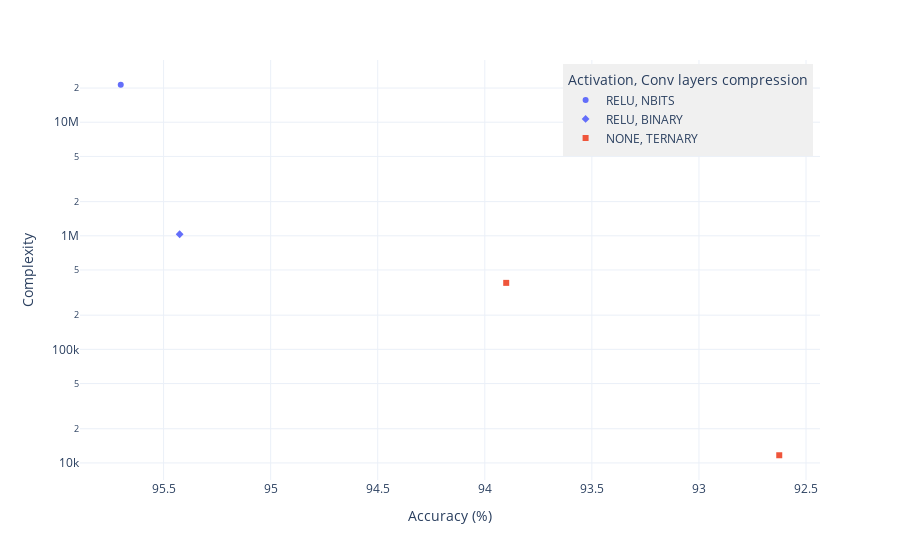

Write notebook code for a chart like this one.
### Code cell
cnn_reports = [
    (
        "../../reports/mini-mnist-v3",
        "Population of architectures for mini MNIST dataset",
        MiniMNISTDataset,
    ),
    (
        "../../reports/mini-cifar10",
        "Population of architectures for mini CIFAR10 dataset",
        MiniCIFAR10Dataset,
    ),
]
for report in cnn_reports:
    try:
        fig = plot_cnn_report(report[0], report[2], store=True, log_y=True)
        fig.show()
    except Exception as e:
        print(f"Error processing report {report[1]}: {e}")
        continue

### Figure 1 — Plotly figure (JSON) as saved in the notebook; plotly's stock layout.template omitted (floating-point values rounded to 4 significant figures)
{"data": [{"hovertemplate": "Activation=RELU<br>Conv layers compression=NBITS<br>Accuracy (%)=%{x}<br>Complexity=%{y}<extra></extra>", "legendgroup": "RELU, NBITS", "marker": {"color": "#636efa", "symbol": "circle"}, "mode": "markers", "name": "RELU, NBITS", "orientation": "v", "showlegend": true, "type": "scatter", "x": [95.7], "xaxis": "x", "y": [21380000.0], "yaxis": "y"}, {"hovertemplate": "Activation=RELU<br>Conv layers compression=BINARY<br>Accuracy (%)=%{x}<br>Complexity=%{y}<extra></extra>", "legendgroup": "RELU, BINARY", "marker": {"color": "#636efa", "symbol": "diamond"}, "mode": "markers", "name": "RELU, BINARY", "orientation": "v", "showlegend": true, "type": "scatter", "x": [95.42], "xaxis": "x", "y": [1032000.0], "yaxis": "y"}, {"hovertemplate": "Activation=NONE<br>Conv layers compression=TERNARY<br>Accuracy (%)=%{x}<br>Complexity=%{y}<extra></extra>", "legendgroup": "NONE, TERNARY", "marker": {"color": "#EF553B", "symbol": "square"}, "mode": "markers", "name": "NONE, TERNARY", "orientation": "v", "showlegend": true, "type": "scatter", "x": [92.62, 93.9], "xaxis": "x", "y": [11680.0, 385000.0], "yaxis": "y"}], "layout": {"legend": {"bgcolor": "rgba(240, 240, 240, 1)", "bordercolor": "rgba(240, 240, 240, 1)", "borderwidth": 3, "title": {"text": "Activation, Conv layers compression"}, "tracegroupgap": 0, "x": 0.99, "xanchor": "right", "y": 0.99, "yanchor": "top"}, "margin": {"t": 60}, "xaxis": {"anchor": "y", "autorange": "reversed", "domain": [0, 1], "title": {"text": "Accuracy (%)"}}, "yaxis": {"anchor": "x", "domain": [0, 1], "title": {"text": "Complexity"}, "type": "log"}}}
